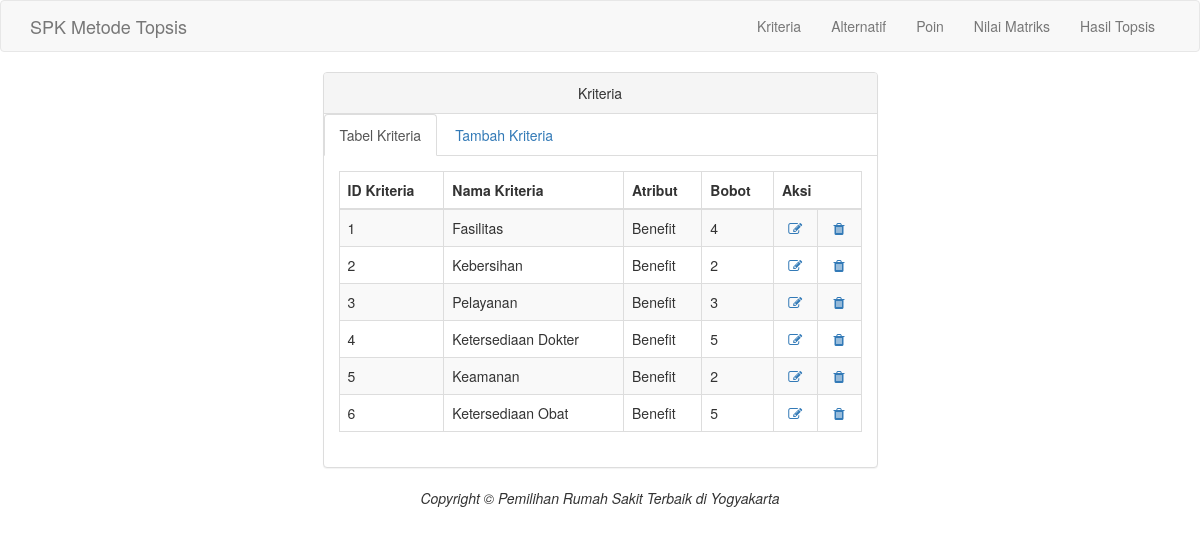
Page /kriteria.php on the committed database.
### tables this page shows
CREATE TABLE `tab_kriteria` (
  `id_kriteria` varchar(10) NOT NULL,
  `nama_kriteria` varchar(50) NOT NULL,
  `Atribut` varchar(10) NOT NULL,
  `bobot` float NOT NULL
);

### kriteria.php (the view, shortened to what this page needs)
<?php
include ("koneksi.php");
 ?>
<!DOCTYPE html>
<html>
  <head>
    <link href="tampilan/css/bootstrap.min.css" rel="stylesheet">
    <link href="tampilan/font-awesome/css/font-awesome.min.css" rel="stylesheet" type="text/css">
  </head>
  <body>
    <nav class="navbar navbar-default navbar-custom">
      <div class="container">
        <div class="navbar-header">
          <a class="navbar-brand" href="index.php">SPK Metode Topsis</a>
        </div>
        <div class="collapse navbar-collapse">
          <ul class="nav navbar-nav navbar-right">
            <li>
              <a href="kriteria.php">Kriteria</a>
            </li>
            <li>
              <a href="alternatif.php">Alternatif</a>
            </li>
            <li>
              <a href="poin.php">Poin</a>
            </li>
            <li>
              <a href="nilmat.php">Nilai Matriks</a>
            </li>
            <li>
              <a href="hastop.php">Hasil Topsis</a>
            </li>
          </ul>
        </div>
      </div>
    </nav>
    <div class="container">
      <div class="row">
        <div class="col-lg-6 col-lg-offset-3">
            <div class="panel panel-default">
                <div class="panel-heading text-center">
                    Kriteria
                </div>
                <ul class="nav nav-tabs">
                    <li class="active">
                      <a href="kriteria.php" data-toggle="tab">Tabel Kriteria</a>
                    </li>
                    <li>
                      <a href="kriteriatambah.php" data-toggle="tab">Tambah Kriteria</a>
                    </li>
                </ul>
                <div class="panel-body">
                    <div class="tab-content">
                      <div class="">
                        <table class="table table-striped table-bordered table-hover">
                          <thead>
                            <tr>
                              <th>ID Kriteria</th>
                              <th>Nama Kriteria</th>
							  <th>Atribut</th>
							   <th>Bobot</th>
                              <th colspan="2">Aksi</th>
                            </tr>
                          </thead>
                          <tbody>
                            <?php
                            $sql = $koneksi->query('SELECT * FROM tab_kriteria');
                            while ($row = $sql->fetch_array()) {
                            ?>
                            <tr>
                              <td><?php echo $row[0] ?></td>
                              <td><?php echo $row[1] ?></td>
                              <td><?php echo $row[2] ?></td>
							  <td><?php echo $row[3] ?></td>
                              <td align="center">
                                <a href="editkriteria.php?id_kriteria=<?php echo $row['id_kriteria'] ?>"> <i class="fa fa-edit fa-fw"></i>
                                </td>
                              <td align="center">
                                <a href="hapuskriteria.php?id_kriteria=<?php echo $row['id_kriteria'] ?>"> <i class="fa fa-trash fa-fw"></i>
                                </td>
                            </tr>
                            <?php } ?>
                          </tbody>
                        </table>
                      </div>
                    </div>
                </div>
            </div>
        </div>
      </div>
    </div>
    <footer class="text-center">
      <div class="footer-below">
        <div class="container">
          <div class="row">
            <div class="col-lg-12">
              <em>Copyright &copy; Pemilihan Rumah Sakit Terbaik di Yogyakarta</em>
            </div>
          </div>
        </div>
      </div>
    </footer>
  </body>
</html>

### rows in the picture
tab_kriteria: id_kriteria "1", nama_kriteria "Fasilitas", Atribut "Benefit", bobot "4"
tab_kriteria: id_kriteria "2", nama_kriteria "Kebersihan", Atribut "Benefit", bobot "2"
tab_kriteria: id_kriteria "3", nama_kriteria "Pelayanan", Atribut "Benefit", bobot "3"
tab_kriteria: id_kriteria "4", nama_kriteria "Ketersediaan Dokter", Atribut "Benefit", bobot "5"
tab_kriteria: id_kriteria "5", nama_kriteria "Keamanan", Atribut "Benefit", bobot "2"
tab_kriteria: id_kriteria "6", nama_kriteria "Ketersediaan Obat", Atribut "Benefit", bobot "5"
